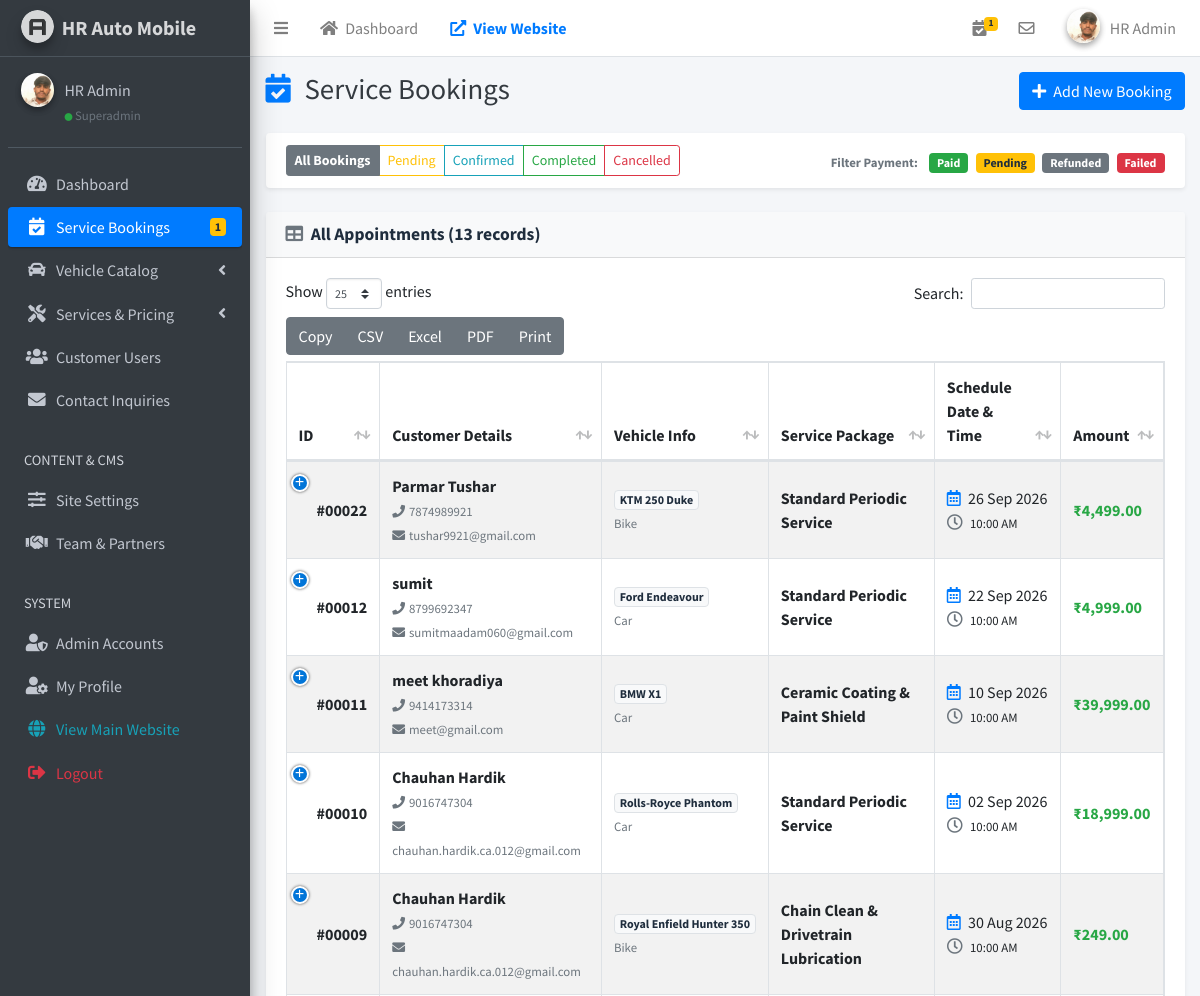
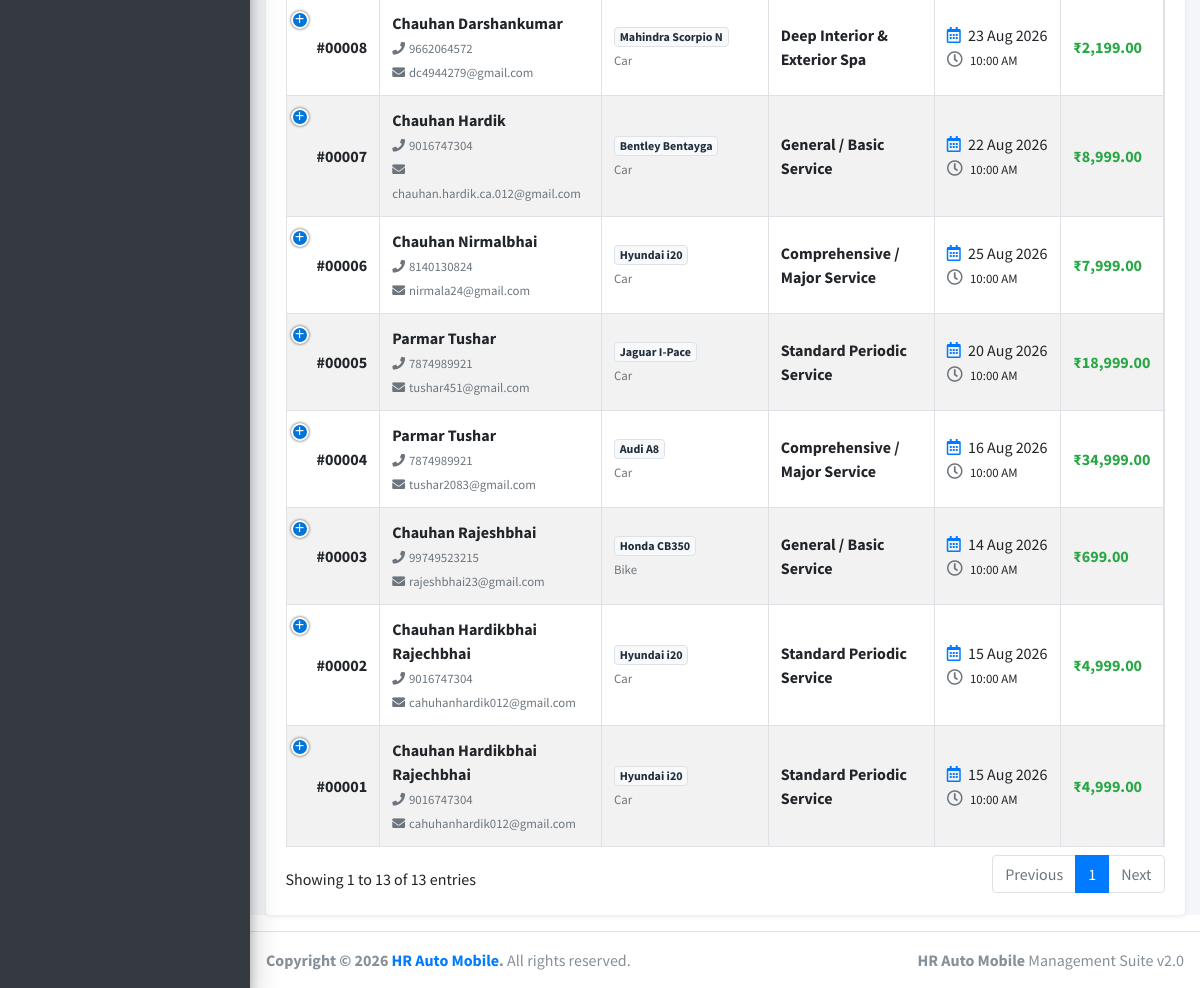
Screenshot of /admin/bookings.php (signed in) with the database file from the repository (2 pictures, top to bottom).
### tables this page shows
CREATE TABLE `bookings` (
  `id` int(10) unsigned NOT NULL AUTO_INCREMENT,
  `user_id` int(10) unsigned DEFAULT NULL,
  `model_id` int(10) unsigned NOT NULL,
  `service_id` int(10) unsigned NOT NULL,
  `customer_name` varchar(150) NOT NULL,
  `customer_phone` varchar(30) NOT NULL,
  `customer_email` varchar(150) DEFAULT NULL,
  `booking_date` date NOT NULL,
  `booking_slot` varchar(50) DEFAULT NULL,
  `booking_time` time NOT NULL,
  `address` text NOT NULL,
  `amount` decimal(10,2) NOT NULL,
  `status` enum('pending','confirmed','completed','cancelled') DEFAULT 'pending',
  `payment_status` enum('pending','paid','failed','refunded') DEFAULT 'pending',
  `payment_id` varchar(100) DEFAULT NULL,
  `order_id` varchar(100) DEFAULT NULL,
  `notes` text DEFAULT NULL,
  `created_at` timestamp NOT NULL DEFAULT current_timestamp(),
  `updated_at` timestamp NOT NULL DEFAULT current_timestamp() ON UPDATE current_timestamp(),
  PRIMARY KEY (`id`),
  KEY `model_id` (`model_id`),
  KEY `service_id` (`service_id`),
  KEY `fk_booking_user` (`user_id`),
  CONSTRAINT `bookings_ibfk_1` FOREIGN KEY (`model_id`) REFERENCES `models` (`id`),
  CONSTRAINT `bookings_ibfk_2` FOREIGN KEY (`service_id`) REFERENCES `services` (`id`),
  CONSTRAINT `fk_booking_user` FOREIGN KEY (`user_id`) REFERENCES `users` (`id`) ON DELETE SET NULL
);

CREATE TABLE `brands` (
  `id` int(10) unsigned NOT NULL AUTO_INCREMENT,
  `vehicle_type_id` int(10) unsigned NOT NULL,
  `name` varchar(100) NOT NULL,
  `status` tinyint(1) DEFAULT 1,
  `created_at` timestamp NOT NULL DEFAULT current_timestamp(),
  PRIMARY KEY (`id`),
  KEY `vehicle_type_id` (`vehicle_type_id`),
  CONSTRAINT `brands_ibfk_1` FOREIGN KEY (`vehicle_type_id`) REFERENCES `vehicle_types` (`id`) ON DELETE CASCADE
);

CREATE TABLE `models` (
  `id` int(10) unsigned NOT NULL AUTO_INCREMENT,
  `brand_id` int(10) unsigned NOT NULL,
  `name` varchar(100) NOT NULL,
  `status` tinyint(1) DEFAULT 1,
  `created_at` timestamp NOT NULL DEFAULT current_timestamp(),
  PRIMARY KEY (`id`),
  KEY `brand_id` (`brand_id`),
  CONSTRAINT `models_ibfk_1` FOREIGN KEY (`brand_id`) REFERENCES `brands` (`id`) ON DELETE CASCADE
);

CREATE TABLE `vehicle_types` (
  `id` int(10) unsigned NOT NULL AUTO_INCREMENT,
  `name` varchar(50) NOT NULL,
  `icon` varchar(50) DEFAULT NULL,
  `status` tinyint(1) DEFAULT 1,
  `created_at` timestamp NOT NULL DEFAULT current_timestamp(),
  PRIMARY KEY (`id`)
);

CREATE TABLE `services` (
  `id` int(10) unsigned NOT NULL AUTO_INCREMENT,
  `name` varchar(150) NOT NULL,
  `description` text DEFAULT NULL,
  `duration` varchar(50) DEFAULT NULL,
  `status` tinyint(1) DEFAULT 1,
  `created_at` timestamp NOT NULL DEFAULT current_timestamp(),
  PRIMARY KEY (`id`)
);

### admin/includes/db.php (called while the page is built, shortened)
<?php
function formatCurrency($amount) {
    return '₹' . number_format((float) $amount, 2);
}

### admin/bookings.php (the view, shortened to what this page needs)
<?php
require_once __DIR__ . '/includes/auth.php';
$filterStatus = $_GET['status'] ?? 'all';
$sql = "
    SELECT
        b.*,
        m.name AS model_name,
        br.name AS brand_name,
        vt.name AS vehicle_type_name,
        s.name AS service_name,
        s.duration AS service_duration
    FROM bookings b
    LEFT JOIN models m ON b.model_id = m.id
    LEFT JOIN brands br ON m.brand_id = br.id
    LEFT JOIN vehicle_types vt ON br.vehicle_type_id = vt.id
    LEFT JOIN services s ON b.service_id = s.id
    WHERE 1=1
";
$params = [];
$sql .= " ORDER BY b.id DESC";
$stmt = $pdo->prepare($sql);
$stmt->execute($params);
$bookings = $stmt->fetchAll();
require_once __DIR__ . '/includes/header.php';
require_once __DIR__ . '/includes/sidebar.php';
?>
<div class="content-wrapper">
    <div class="content-header">
        <div class="container-fluid">
            <div class="row mb-2">
                <div class="col-sm-6">
                    <h1 class="m-0 text-dark"><i class="fas fa-calendar-check mr-2 text-primary"></i> Service Bookings</h1>
                </div>
                <div class="col-sm-6 text-right">
                    <button type="button" class="btn btn-primary" data-toggle="modal" data-target="#addBookingModal">
                        <i class="fas fa-plus mr-1"></i> Add New Booking
                    </button>
                </div>
            </div>
        </div>
    </div>
    <section class="content">
        <div class="container-fluid">
            <div class="card card-outline card-primary shadow-sm mb-4">
                <div class="card-body py-2">
                    <div class="d-flex flex-wrap align-items-center justify-content-between">
                        <div class="btn-group btn-group-toggle my-1" data-toggle="buttons">
                            <a href="bookings.php" class="btn btn-outline-secondary btn-sm <?= ($filterStatus === 'all') ? 'active font-weight-bold' : '' ?>">All Bookings</a>
                            <a href="bookings.php?status=pending" class="btn btn-outline-warning btn-sm <?= ($filterStatus === 'pending') ? 'active font-weight-bold' : '' ?>">Pending</a>
                            <a href="bookings.php?status=confirmed" class="btn btn-outline-info btn-sm <?= ($filterStatus === 'confirmed') ? 'active font-weight-bold' : '' ?>">Confirmed</a>
                            <a href="bookings.php?status=completed" class="btn btn-outline-success btn-sm <?= ($filterStatus === 'completed') ? 'active font-weight-bold' : '' ?>">Completed</a>
                            <a href="bookings.php?status=cancelled" class="btn btn-outline-danger btn-sm <?= ($filterStatus === 'cancelled') ? 'active font-weight-bold' : '' ?>">Cancelled</a>
                        </div>
                        <div class="my-1">
                            <span class="text-muted mr-2 small font-weight-bold">Filter Payment:</span>
                            <a href="bookings.php?payment=paid" class="badge badge-success px-2 py-1 mr-1">Paid</a>
                            <a href="bookings.php?payment=pending" class="badge badge-warning px-2 py-1 mr-1">Pending</a>
                            <a href="bookings.php?payment=refunded" class="badge badge-secondary px-2 py-1 mr-1">Refunded</a>
                            <a href="bookings.php?payment=failed" class="badge badge-danger px-2 py-1">Failed</a>
                        </div>
                    </div>
                </div>
            </div>
            <div class="card shadow-sm">
                <div class="card-header bg-light">
                    <h3 class="card-title font-weight-bold">
                        <i class="fas fa-table mr-1 text-secondary"></i> All Appointments (<?= count($bookings) ?> records)
                    </h3>
                </div>
                <div class="card-body">
                    <table id="bookingsTable" class="table table-bordered table-striped table-hover datatable-buttons">
                        <thead>
                            <tr>
                                <th>ID</th>
                                <th>Customer Details</th>
                                <th>Vehicle Info</th>
                                <th>Service Package</th>
                                <th>Schedule Date &amp; Time</th>
                                <th>Amount</th>
                            </tr>
                        </thead>
                        <tbody>
                            <?php foreach ($bookings as $b): ?>
                                <tr>
                                    <td><strong>#<?= str_pad($b['id'], 5, '0', STR_PAD_LEFT) ?></strong></td>
                                    <td>
                                        <strong><?= htmlspecialchars($b['customer_name']) ?></strong><br>
                                        <small class="text-muted"><i class="fas fa-phone mr-1"></i><?= htmlspecialchars($b['customer_phone']) ?></small>
                                        <?php if (!empty($b['customer_email'])): ?>
                                            <br><small class="text-muted"><i class="fas fa-envelope mr-1"></i><?= htmlspecialchars($b['customer_email']) ?></small>
                                        <?php endif; ?>
                                    </td>
                                    <td>
                                        <span class="badge badge-light border">
                                            <?= htmlspecialchars(($b['brand_name'] ?? '') . ' ' . ($b['model_name'] ?? 'Vehicle')) ?>
                                        </span>
                                        <br><small class="text-secondary"><?= htmlspecialchars($b['vehicle_type_name'] ?? '') ?></small>
                                    </td>
                                    <td>
                                        <strong><?= htmlspecialchars($b['service_name'] ?? 'Custom Package') ?></strong>
                                    </td>
                                    <td>
                                        <i class="far fa-calendar-alt text-primary mr-1"></i> <?= date('d M Y', strtotime($b['booking_date'])) ?><br>
                                        <i class="far fa-clock text-secondary mr-1"></i> <small><?= date('h:i A', strtotime($b['booking_time'])) ?></small>
                                    </td>
                                    <td>
                                        <strong class="text-success font-weight-bold"><?= formatCurrency($b['amount']) ?></strong>
                                    </td>
                                </tr>
                            <?php endforeach; ?>
                        </tbody>
                    </table>
                </div>
            </div>
        </div>
    </section>
</div>
<?php require_once __DIR__ . '/includes/footer.php'; ?>

### rows the page displays
bookings: id "00022", customer_name "Parmar Tushar", customer_phone "7874989921", customer_email "tushar9921@gmail.com", brands.name "KTM 250 Duke", vehicle_types.name "Bike", service.name "Standard Periodic Service", booking_date "26 Sep 2026", booking_time "10:00 AM", amount "₹4,499.00"
bookings: id "00012", customer_name "sumit", customer_phone "8799692347", customer_email "sumitmaadam060@gmail.com", brands.name "Ford Endeavour", vehicle_types.name "Car", service.name "Standard Periodic Service", booking_date "22 Sep 2026", booking_time "10:00 AM", amount "₹4,999.00"
bookings: id "00011", customer_name "meet khoradiya", customer_phone "9414173314", customer_email "meet@gmail.com", brands.name "BMW X1", vehicle_types.name "Car", service.name "Ceramic Coating & Paint Shield", booking_date "10 Sep 2026", booking_time "10:00 AM", amount "₹39,999.00"
bookings: id "00010", customer_name "Chauhan Hardik", customer_phone "9016747304", customer_email "chauhan.hardik.ca.012@gmail.com", brands.name "Rolls-Royce Phantom", vehicle_types.name "Car", service.name "Standard Periodic Service", booking_date "02 Sep 2026", booking_time "10:00 AM", amount "₹18,999.00"
bookings: id "00009", customer_name "Chauhan Hardik", customer_phone "9016747304", customer_email "chauhan.hardik.ca.012@gmail.com", brands.name "Royal Enfield Hunter 350", vehicle_types.name "Bike", service.name "Chain Clean & Drivetrain Lubrication", booking_date "30 Aug 2026", booking_time "10:00 AM", amount "₹249.00"
bookings: id "00008", customer_name "Chauhan Darshankumar", customer_phone "9662064572", customer_email "dc4944279@gmail.com", brands.name "Mahindra Scorpio N", vehicle_types.name "Car", service.name "Deep Interior & Exterior Spa", booking_date "23 Aug 2026", booking_time "10:00 AM", amount "₹2,199.00"
bookings: id "00007", customer_name "Chauhan Hardik", customer_phone "9016747304", customer_email "chauhan.hardik.ca.012@gmail.com", brands.name "Bentley Bentayga", vehicle_types.name "Car", service.name "General / Basic Service", booking_date "22 Aug 2026", booking_time "10:00 AM", amount "₹8,999.00"
bookings: id "00006", customer_name "Chauhan Nirmalbhai", customer_phone "8140130824", customer_email "nirmala24@gmail.com", brands.name "Hyundai i20", vehicle_types.name "Car", service.name "Comprehensive / Major Service", booking_date "25 Aug 2026", booking_time "10:00 AM", amount "₹7,999.00"
bookings: id "00005", customer_name "Parmar Tushar", customer_phone "7874989921", customer_email "tushar451@gmail.com", brands.name "Jaguar I-Pace", vehicle_types.name "Car", service.name "Standard Periodic Service", booking_date "20 Aug 2026", booking_time "10:00 AM", amount "₹18,999.00"
bookings: id "00004", customer_name "Parmar Tushar", customer_phone "7874989921", customer_email "tushar2083@gmail.com", brands.name "Audi A8", vehicle_types.name "Car", service.name "Comprehensive / Major Service", booking_date "16 Aug 2026", booking_time "10:00 AM", amount "₹34,999.00"
bookings: id "00003", customer_name "Chauhan Rajeshbhai", customer_phone "99749523215", customer_email "rajeshbhai23@gmail.com", brands.name "Honda CB350", vehicle_types.name "Bike", service.name "General / Basic Service", booking_date "14 Aug 2026", booking_time "10:00 AM", amount "₹699.00"
bookings: id "00002", customer_name "Chauhan Hardikbhai Rajechbhai", customer_phone "9016747304", customer_email "cahuhanhardik012@gmail.com", brands.name "Hyundai i20", vehicle_types.name "Car", service.name "Standard Periodic Service", booking_date "15 Aug 2026", booking_time "10:00 AM", amount "₹4,999.00"
bookings: id "00001", customer_name "Chauhan Hardikbhai Rajechbhai", customer_phone "9016747304", customer_email "cahuhanhardik012@gmail.com", brands.name "Hyundai i20", vehicle_types.name "Car", service.name "Standard Periodic Service", booking_date "15 Aug 2026", booking_time "10:00 AM", amount "₹4,999.00"

### other values shown
$pendingBookingsBadge "1"
$currentAdmin['name'] "HR Admin"
$currentAdmin['role'] "Superadmin"
count($bookings) "13"
